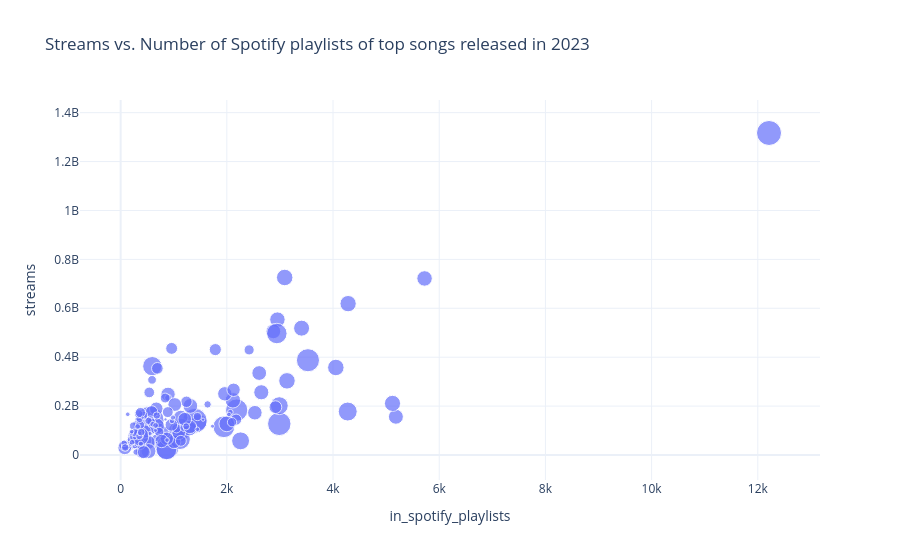

Notebook cell for this chart:
### Markdown cell above
Let's test it.

### Code cell
stream_vs_playlist(df, 2023).show()

### Figure 1 — Plotly figure (JSON) as saved in the notebook; plotly's stock layout.template omitted (floating-point values rounded to 4 significant figures; data arrays with more than 128 entries replaced by an {"elided": "..."} marker saying what was removed)
{"data": [{"customdata": {"elided": "175x2 mixed values"}, "hovertemplate": "<b>%{hovertext}</b><br><br>in_spotify_playlists=%{x}<br>streams=%{y}<br>in_spotify_charts=%{customdata[1]}<br>artist(s)_name=%{customdata[0]}<extra></extra>", "hovertext": {"elided": "175 str values"}, "legendgroup": "", "marker": {"color": "#636efa", "opacity": 0.7, "size": {"elided": "175 int values"}, "sizemode": "area", "sizeref": 0.3675, "symbol": "circle"}, "mode": "markers", "name": "", "orientation": "v", "showlegend": false, "type": "scatter", "x": {"elided": "175 int values"}, "xaxis": "x", "y": {"elided": "175 int values"}, "yaxis": "y"}], "layout": {"legend": {"itemsizing": "constant", "tracegroupgap": 0}, "title": {"text": "Streams vs. Number of Spotify playlists of top songs released in 2023"}, "xaxis": {"anchor": "y", "domain": [0, 1], "title": {"text": "in_spotify_playlists"}}, "yaxis": {"anchor": "x", "domain": [0, 1], "title": {"text": "streams"}}}}
